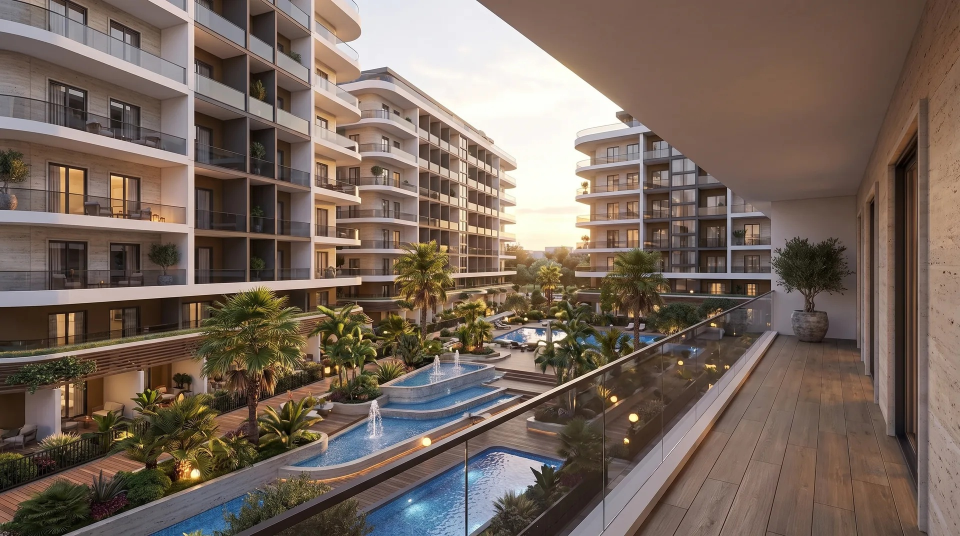
#> input picture signage-source/balkondan-avlu.jpg, 1920 x 1072 px, given in place of hero-courtyard-dusk.webp, which was not available (shown at 1/2 size)
$ python build-sunum-sekil.py
#> lines starting #> are read from the running program, lines starting #| are printed output that depends on the picture; pictures that were not available may be replaced by others from this repository, and a replacement may not be noted
#!/usr/bin/env python3
"""
MİA PARK OCEAN — lansman sunumu şekil motoru.

PowerPoint (pptxgenjs) bezier eğri çizemez ve fotoğrafı organik bir şeklin
içine maskeleyemez. Sunumun görsel dili tam olarak buna dayandığı için
bütün organik parçalar burada, PIL + numpy ile üretilip şeffaf PNG olarak
`sunum/kaynak/sekil/` altına yazılır; build-sunum.js sadece yerleştirir.

Maskeler analitik: her piksel için sınıra olan işaretli uzaklık hesaplanıp
1 piksellik yumuşak geçişe çevriliyor. Süper örnekleme gerekmiyor, kenarlar
pürüzsüz çıkıyor.

    python3 scripts/build-sunum-sekil.py
"""

import os
import math
import numpy as np
from PIL import Image

ROOT = os.path.dirname(os.path.dirname(os.path.abspath(__file__)))
SRC = os.path.join(ROOT, "public", "images")
OUT = os.path.join(ROOT, "sunum", "kaynak", "sekil")
os.makedirs(OUT, exist_ok=True)

# slayt 13.333 x 7.5 inç — 150 dpi
W, H = 2000, 1125
ASPECT = W / H

# ---------------------------------------------------------------- palet
INK = (4, 40, 58)        # #04283A  en koyu lacivert
DEEP = (7, 88, 120)      # #075878
OCEAN = (26, 116, 150)   # #1A7496
AZURE = (23, 137, 199)   # #1789C7  parlak mavi (referanstaki canlı ton)
CYAN = (72, 171, 197)    # #48ABC5
ICE = (221, 247, 250)    # #DDF7FA
PAPER = (245, 250, 252)  # #F5FAFC
WHITE = (255, 255, 255)
CORAL = (242, 112, 75)   # #F2704B


def _grid(w, h):
    y, x = np.mgrid[0:h, 0:w].astype(np.float32)
    return x, y


def _aa(d):
    """İşaretli uzaklık -> 0..1 kapsama. Sınırda 1 piksel yumuşama."""
    return np.clip(0.5 - d, 0.0, 1.0)


# ------------------------------------------------------------ eğri sınır
def wave_x(t, base, amp, k=1.0, phase=0.0, skew=0.0):
    """
    Dikey dalga sınırının x konumu (0..1 normalize).
    t     : 0 üst, 1 alt
    base  : sınırın orta ekseni (0..1)
    amp   : salınım genliği
    k     : kaç periyot
    phase : faz kayması (periyot cinsinden)
    skew  : yukarıdan aşağıya doğrusal kayma (S hissi verir)
    """
    return base + amp * np.cos(2 * math.pi * (k * t + phase)) + skew * (t - 0.5)


def wave_mask(w, h, base, amp, k=1.0, phase=0.0, skew=0.0, side="right"):
    """Dalga sınırının bir tarafını dolduran 0..1 maske."""
    x, y = _grid(w, h)
    t = y / (h - 1)
    xb = wave_x(t, base, amp, k, phase, skew) * (w - 1)
    d = (xb - x) if side == "right" else (x - xb)
    return _aa(d)


def wave_mask_h(w, h, base, amp, k=1.0, phase=0.0, skew=0.0, side="bottom"):
    """Yatay dalga sınırı — üst/alt bantlar için."""
    x, y = _grid(w, h)
    t = x / (w - 1)
    yb = wave_x(t, base, amp, k, phase, skew) * (h - 1)
    d = (yb - y) if side == "bottom" else (y - yb)
    return _aa(d)


def disc_mask(w, h, cx, cy, r, inner=None):
    """Daire / halka maskesi. cx,cy,r piksel."""
    x, y = _grid(w, h)
    d = np.hypot(x - cx, y - cy)
    m = _aa(d - r)
    if inner is not None:
        m = np.clip(m - _aa(d - inner), 0, 1)
    return m


# [20 lines left out: function round_rect_mask, not called in this run]


# --------------------------------------------------------------- tuval
class Canvas:
    def __init__(self, w=W, h=H, bg=None):
        self.w, self.h = w, h
        self.a = np.zeros((h, w, 4), np.float32)
        if bg is not None:
            self.fill_all(bg)

    def fill_all(self, col, alpha=1.0):
        self.a[..., :3] = np.array(col, np.float32)
        self.a[..., 3] = alpha

    def paint(self, mask, col, alpha=1.0):
        """Maskeyi verilen renkle 'over' modunda basar."""
        m = (mask * alpha)[..., None]
        c = np.array(col, np.float32)
        self.a[..., :3] = self.a[..., :3] * (1 - m) + c * m
        self.a[..., 3:4] = self.a[..., 3:4] * (1 - m) + m

    def paint_img(self, mask, img):
        """RGB dizisini maskeyle basar (fotoğrafı eğrinin içine maskeler)."""
        m = mask[..., None]
        self.a[..., :3] = self.a[..., :3] * (1 - m) + img * m
        self.a[..., 3:4] = self.a[..., 3:4] * (1 - m) + m

    def save(self, name):
        arr = np.clip(self.a, 0, 1 if self.a.max() <= 1.001 else 255)
        rgb = np.clip(self.a[..., :3], 0, 255).astype(np.uint8)
        al = np.clip(self.a[..., 3] * 255, 0, 255).astype(np.uint8)
        out = np.dstack([rgb, al])
        p = os.path.join(OUT, name + ".png")
        Image.fromarray(out, "RGBA").save(p, optimize=True)
        return p


# ------------------------------------------------------------- fotoğraf
_cache = {}


def photo(name, w, h, focus=0.5, gamma=1.0, zoom=1.0):
    """
    Kaynak görseli w x h kutusuna EN-BOY ORANINI KORUYARAK kırpar (cover).
    focus: yatay/dikey kırpma merkezi (0 sol/üst, 1 sağ/alt).
    zoom : 1'den büyükse önce büyütür, sonra focus'a göre pencere keser.
           Kaynakla kutu aynı oranda olduğunda focus tek başına hiçbir şey
           yapmaz (kırpılacak pay yoktur); kadrajı ancak zoom oynatır.
    """
    key = (name, w, h, focus, gamma, zoom)
    if key in _cache:
        return _cache[key]
    p = os.path.join(SRC, name)
    im = Image.open(p).convert("RGB")
    iw, ih = im.size
    s = max(w / iw, h / ih) * max(1.0, zoom)
    nw, nh = max(w, int(round(iw * s))), max(h, int(round(ih * s)))
    im = im.resize((nw, nh), Image.LANCZOS)
    ox = int((nw - w) * focus)
    oy = int((nh - h) * focus)
    im = im.crop((ox, oy, ox + w, oy + h))
    a = np.asarray(im, np.float32)
    if gamma != 1.0:
        a = 255.0 * (a / 255.0) ** gamma
    _cache[key] = a
    return a


def tint(img, col, k):
    """Fotoğrafı marka rengine doğru k kadar çeker (bütünlük için)."""
    c = np.array(col, np.float32)
    return img * (1 - k) + c * k


# ============================================================== ŞEKİLLER
def kapak(name, pic, focus=0.5, eksen=0.60):
    """
    Kapak: sağdan giren büyük organik blok. Katmanlı şeritler, en içte
    fotoğraf. Sol taraf başlığa kalır — genlik bilerek küçük tutuldu,
    yoksa güvenli açık alan 3 inçe düşüyor (ölçüldü, sunum-alan.py).
    """
    A, K, SK = 0.050, 1.0, 0.040
    c = Canvas()
    c.fill_all(PAPER)
    for b, col in [(eksen - 0.150, ICE), (eksen - 0.042, INK),
                   (eksen - 0.016, AZURE), (eksen - 0.003, WHITE)]:
        c.paint(wave_mask(W, H, b, A, k=K, phase=0.10, skew=SK), col)
    m = wave_mask(W, H, eksen + 0.020, A, k=K, phase=0.10, skew=SK)
    c.paint_img(m, photo(pic, W, H, focus))
    c.paint(m, INK, alpha=0.16)
    # köşe halkaları — sol ÜST logoya ayrıldığı için sol ALTA
    c.paint(disc_mask(W, H, -70, H + 60, 360, 292), AZURE, alpha=0.26)
    c.paint(disc_mask(W, H, -70, H + 60, 232, 178), CYAN, alpha=0.22)
    return c.save(name)


def yan_blok(name, pic, side="right", focus=0.5, koyu=False, eksen=0.66, zoom=1.0):
    """
    İçerik slaytları: bir yandan giren organik fotoğraf bloğu + şeritler.
    eksen : fotoğraf sınırının ekseni, slaydın SOLUNDAN 0..1 oranla.
            Büyütmek fotoğrafı küçültür, yazıya yer açar.
    side  : fotoğraf hangi tarafta ("right" için eksen doğrudan,
            "left" için aynası alınır)
    koyu  : slaydın zemini lacivert olsun
    """
    A, K, SK = 0.045, 0.85, 0.035
    c = Canvas()
    c.fill_all(INK if koyu else PAPER)
    kat = [(-0.085, DEEP if koyu else ICE), (-0.042, INK),
           (-0.016, AZURE), (-0.003, WHITE)]
    if side == "left":
        sd, e = "left", 1.0 - eksen
        seq = [(e - d, col) for d, col in kat]
        pb = e - 0.020
    else:
        sd, e = "right", eksen
        seq = [(e + d, col) for d, col in kat]
        pb = e + 0.020
    for b, col in seq:
        c.paint(wave_mask(W, H, b, A, k=K, phase=0.18, skew=-SK, side=sd), col)
    m = wave_mask(W, H, pb, A, k=K, phase=0.18, skew=-SK, side=sd)
    c.paint_img(m, photo(pic, W, H, focus, zoom=zoom))
    c.paint(m, INK, alpha=0.14)
    return c.save(name)


# [24 lines left out: function koyu_panel, not called in this run]


def ust_bant(name, pic=None, yuk=0.34, focus=0.5):
    """Üstte dalgalı kenarlı lacivert bant; altı beyaz kalır."""
    c = Canvas()
    c.fill_all(PAPER)
    band = wave_mask_h(W, H, yuk, 0.022, k=1.1, phase=0.2, side="above")
    if pic:
        # fotoğraf bandın TAMAMINI doldurur; koyulaştırma yazı için
        ph = photo(pic, W, int(H * (yuk + 0.10)), focus)
        img = np.zeros((H, W, 3), np.float32)
        img[:ph.shape[0]] = ph
        img[ph.shape[0]:] = ph[-1]
        c.paint_img(band, tint(img, INK, 0.34))
        c.paint(band, INK, alpha=0.68)
    else:
        c.paint(band, INK)
    # dalgalı alt kenara oturan iki ince şerit
    edge = band - wave_mask_h(W, H, yuk - 0.016, 0.022, k=1.1, phase=0.2, side="above")
    c.paint(np.clip(edge, 0, 1), AZURE)
    edge2 = (wave_mask_h(W, H, yuk + 0.026, 0.022, k=1.1, phase=0.2, side="above")
             - wave_mask_h(W, H, yuk + 0.006, 0.022, k=1.1, phase=0.2, side="above"))
    c.paint(np.clip(edge2, 0, 1), CYAN, alpha=0.55)
    c.paint(disc_mask(W, H, W + 40, H + 40, 330, 262), ICE)
    return c.save(name)


def alt_bant(name, yuk=0.72):
    """Altta dalgalı kenarlı lacivert bant."""
    c = Canvas()
    c.fill_all(PAPER)
    c.paint(wave_mask_h(W, H, yuk, 0.024, k=1.0, phase=0.55, side="bottom"), ICE)
    c.paint(wave_mask_h(W, H, yuk + 0.030, 0.024, k=1.0, phase=0.55, side="bottom"), AZURE)
    c.paint(wave_mask_h(W, H, yuk + 0.048, 0.024, k=1.0, phase=0.55, side="bottom"), INK)
    c.paint(disc_mask(W, H, -50, 120, 260, 205), AZURE, alpha=0.22)
    return c.save(name)


# [147 lines left out: functions sade, daire, kemer, yaprak, hap, malzeme and 2 more, not called in this run]


# ================================================================= ÜRET
def main():
    n = 0

    # --- slayt zeminleri
    n += 1; kapak("bg-01-kapak", "hero-courtyard-dusk.webp", focus=0.45, eksen=0.58)
#> in photo, im is the input picture: PIL image 1920x1072 RGB; mean R, G, B 118.6, 102.6, 92
#> in save, `al = np.clip(self.a[..., 3] * 255, 0, 255).astype(np.uint8)`: al: shape (1125, 2000); every value is 255
    n += 1; yan_blok("bg-02-gundem", "aerial-pools.webp", side="left", focus=0.58,
#> call 2 of photo, with name = 'aerial-pools.webp', w = 2000, h = 1125, focus = 0.58, gamma = 1, zoom = 1.9
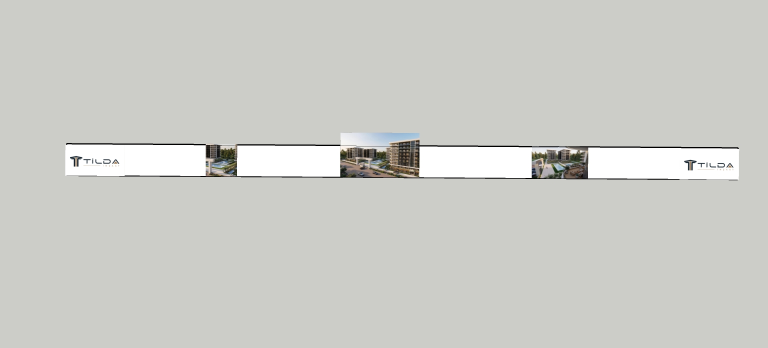
#> input picture signage-source/musteri-maket-kurgusu.jpg, 1536 x 695 px, given in place of aerial-pools.webp, which was not available (shown at 1/2 size)
#> in photo, im is the input picture: PIL image 1536x695 RGB; mean R, G, B 204.1, 205, 200.2
                     eksen=0.68, zoom=1.9)
    n += 1; ust_bant("bg-03-kunye", "entrance-gate.webp", yuk=0.40, focus=0.5)
#> call 3 of photo, with name = 'entrance-gate.webp', w = 2000, h = 562, focus = 0.5, gamma = 1, zoom = 1
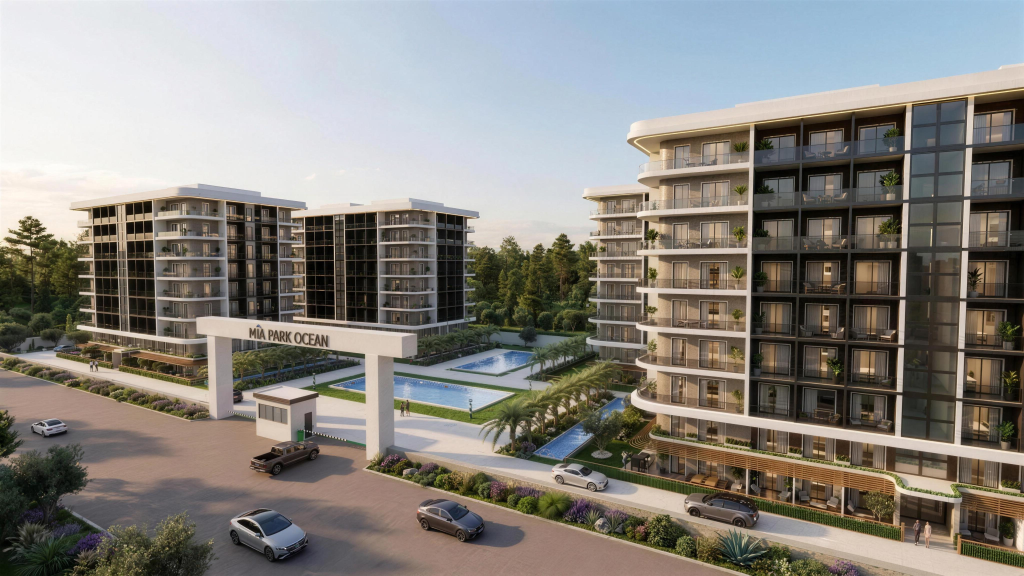
#> input picture signage-source/entrance-gate.jpg, 4096 x 2304 px, given in place of entrance-gate.webp, which was not available (shown at 1/4 size)
#> in photo, im is the input picture: PIL image 4096x2304 RGB; mean R, G, B 135.7, 132.3, 126.6
#> in tint, `return img * (1 - k) + c * k`:
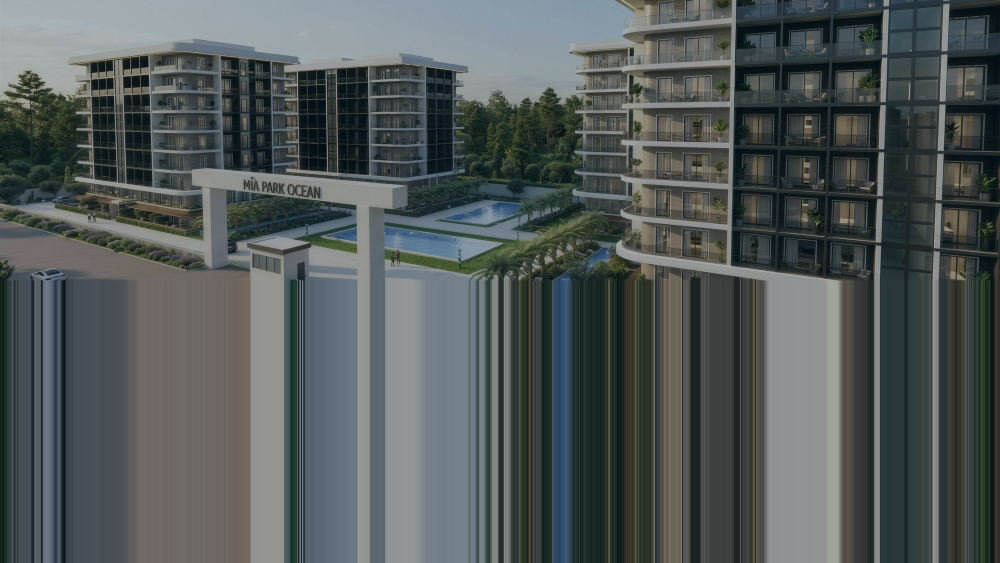
#> returned value: shape (1125, 2000, 3) float32 (shown at 1/2 size); mean of channels 0, 1, 2 82.5, 89.4, 88.9; drawn as R, G, B
    n += 1; yan_blok("bg-04-konum", "street-corner.webp", side="right", focus=0.45, eksen=0.68)
#> call 4 of photo, with name = 'street-corner.webp', w = 2000, h = 1125, focus = 0.45, gamma = 1, zoom = 1
#> in photo (call 4), `im = im.crop((ox, oy, ox + w, oy + h))`:
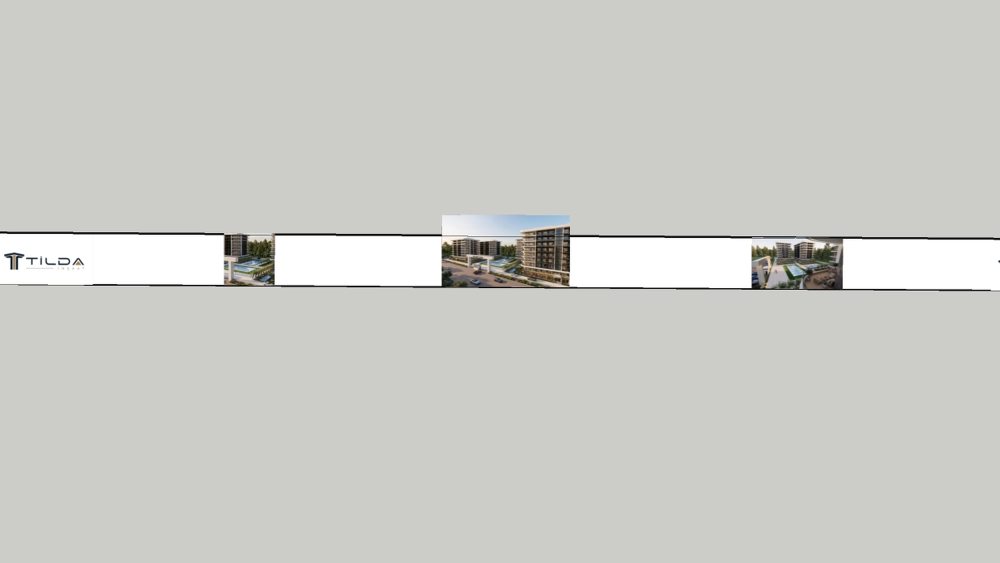
#> im: PIL image 2000x1125 RGB (shown at 1/2 size); mean R, G, B 203.9, 204.7, 200
#> in paint_img (call 4), `m = mask[..., None]`:
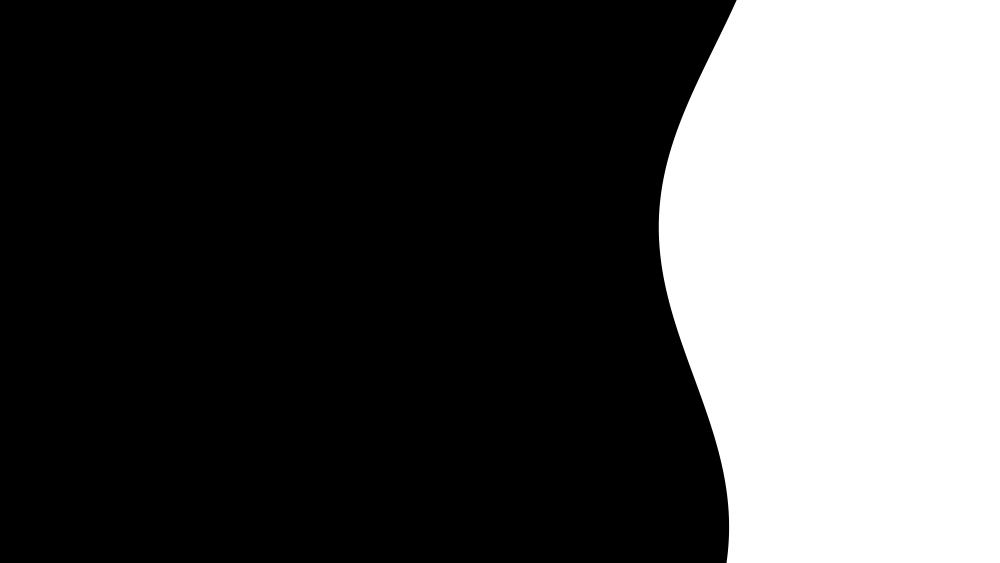
#> m: shape (1125, 2000, 1) float32 (shown at 1/2 size); min 0, max 1, mean 0.306
#> call 4 of save, with name = 'bg-04-konum'
#> in save (call 4), `rgb = np.clip(self.a[..., :3], 0, 255).astype(np.uint8)`:
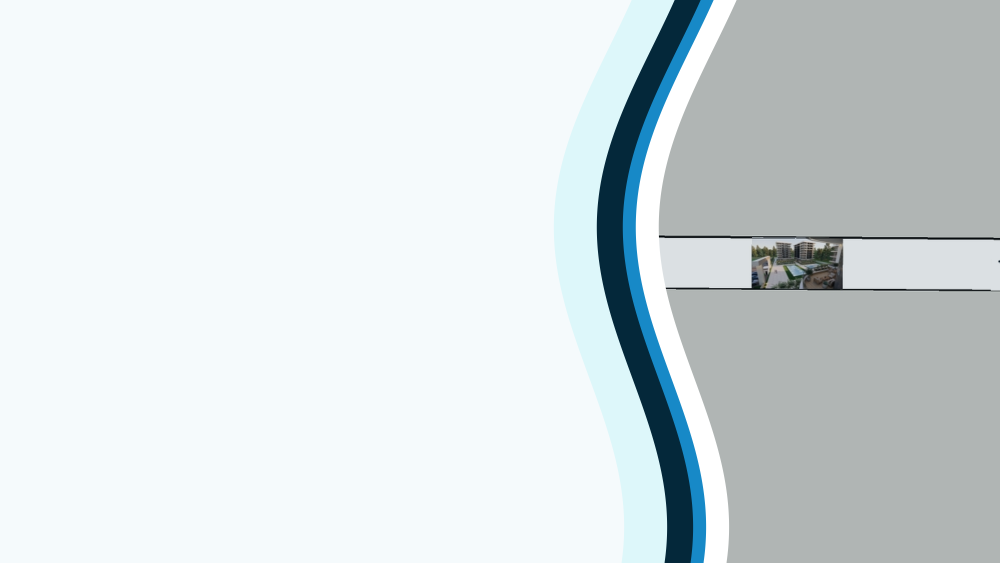
#> rgb: shape (1125, 2000, 3) (shown at 1/2 size); mean of channels 0, 1, 2 213.9, 221.9, 224.3; drawn as R, G, B
    n += 1; alt_bant("bg-05-stok", yuk=0.70)
#> in save (call 5), `Image.fromarray(out, "RGBA").save(p, optimize=True)`:
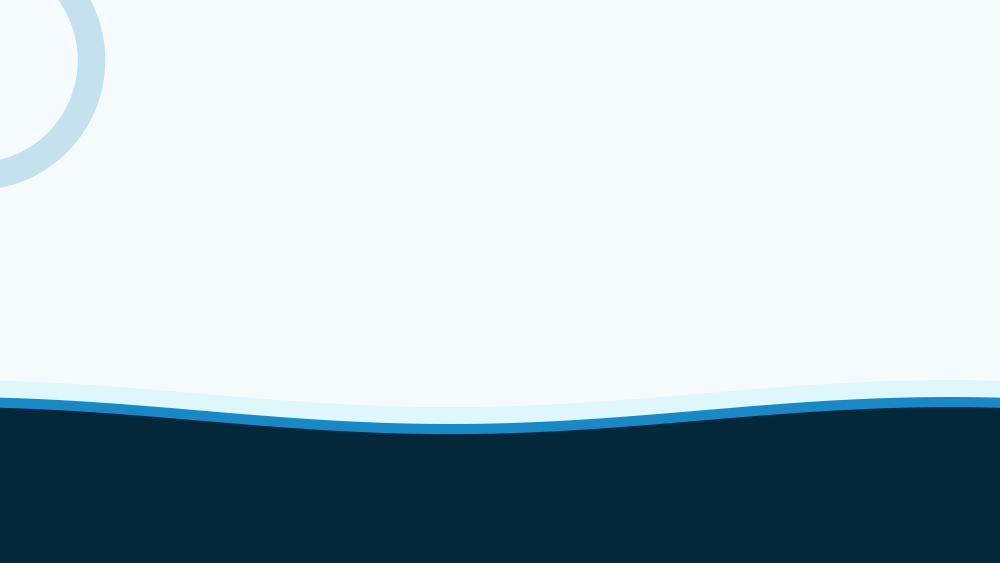
#> saved as bg-05-stok.png: PIL image 2000x1125 RGBA (shown at 1/2 size); mean R, G, B, A 179, 194.6, 201.9, 255
    n += 1; yan_blok("bg-06-yasam", "courtyard-pools.webp", side="left", focus=0.5, eksen=0.62)
    n += 1; koyu_panel("bg-07-odeme", "night-gate.webp", focus=0.42, kenar=0.60)
    n += 1; yan_blok("bg-08-yatirim", "ic-mekan/21-balkondan-deniz.webp", side="right",
                     focus=0.55, eksen=0.78)
    n += 1; yan_blok("bg-09-guvence", "balcony-dusk.webp", side="left", focus=0.5, eksen=0.70)
    n += 1; koyu_panel("bg-10-itiraz", "hero-courtyard-dusk.webp", focus=0.6, kenar=0.74)
    n += 1; ust_bant("bg-11-kitle", "facade-warm.webp", yuk=0.30, focus=0.5)
    n += 1; sade("bg-12-destek", kose="sol-alt")
    n += 1; yan_blok("bg-13-isbirligi", "loft-living.webp", side="right", focus=0.5, eksen=0.70)
    n += 1; yan_blok("bg-14-surec", "terrace-pergola.webp", side="right", focus=0.5, koyu=True, eksen=0.72)
    n += 1; kapak("bg-15-kapanis", "ic-mekan/21-balkondan-deniz.webp", focus=0.5, eksen=0.62)

    # --- daire fotoğraflar (künye, hedef kitle, yaşam)
    for nm, pic, fc in [
        ("d-studyo", "ic-mekan/01-1plus0-salon.webp", 0.5),
        ("d-salon", "ic-mekan/05-1plus1-salon.webp", 0.5),
        ("d-teras", "ic-mekan/13-bahceli-daire-terasi.webp", 0.5),
        ("d-dubleks", "ic-mekan/14-dubleks-bahcesi.webp", 0.5),
        ("d-sus", "ic-mekan/17-sus-havuzu.webp", 0.5),
        ("d-yuruyus", "ic-mekan/18-yuruyus-yolu.webp", 0.5),
        ("d-oyun", "ic-mekan/19-cocuk-oyun-parki.webp", 0.5),
        ("d-otopark", "ic-mekan/20-kapali-otopark.webp", 0.5),
        ("d-hol", "ic-mekan/16-giris-holu.webp", 0.5),
        ("d-avlu", "ic-mekan/15-balkondan-avlu.webp", 0.5),
    ]:
        n += 1; daire(nm, pic, px=560, focus=fc)

    # --- kemer kartlar (stok slaytı)
    for nm, pic in [("k-1plus0", "ic-mekan/02-1plus0-mutfak.webp"),
                    ("k-1plus1", "ic-mekan/06-1plus1-yatak-odasi.webp"),
                    ("k-loft", "ic-mekan/10-loft-mezanin.webp"),
                    ("k-dubleks", "ic-mekan/11-dubleks-salon.webp")]:
        n += 1; kemer(nm, pic, w=560, h=700)

    # --- materyal önizlemeleri (oran korunarak; gerdirme yok)
    kay = os.path.join(ROOT, "sunum", "kaynak")
    for nm, rel, w, h in [
        ("m-bilbord",  "tabela/bilbord-mia/onizleme/bilbord-2-kemer.jpg", 900, 560),
        ("m-bilbord2", "tabela/bilbord-mia/onizleme/bilbord-6-sutunlu.jpg", 900, 560),
        ("m-arsa",     "tabela/arsa-mia/onizleme/arsa-5-duotone.jpg", 900, 620),
        # roll-up'ın FİYATSIZ sürümü — sunumda fiyat yok, materyal de öyle görünsün
        ("m-rollup",   "tabela/fiyat-rollup/onizleme/fiyat-rollup-gunduz-2-fiyatsiz.jpg", 520, 1020),
        ("m-yaka",     "sunum/kaynak/m-yaka.jpg", 520, 740),
        ("m-katalog",  "public/images/catalog-1.webp", 520, 740),
    ]:
        pth = os.path.join(ROOT, rel)
        if os.path.exists(pth):
            n += 1; malzeme(nm, pth, w, h)
        else:
            print("EKSIK:", rel)

    # --- ikonlar
    for t in ["telefon", "web", "instagram", "konum", "onay", "kalkan"]:
        n += 1; ikon("i-" + t, t, px=220)

    print("uretildi:", n, "->", OUT)


if __name__ == "__main__":
#> (the run stopped early here; a loop or call above may not have finished)
